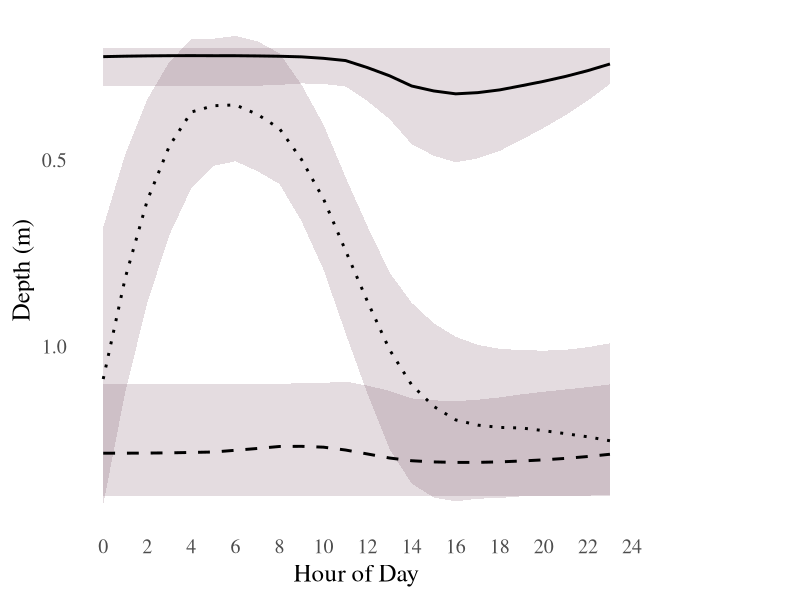

The R source for this figure: (Note: this script raises an error after producing the figure.)
# Load packages
library(dplyr)
library(lubridate)
library(tidyr)
library(ggplot2)

# Read data and preprocess
# CHANGE FILE TYPE BETWEEN NORWOOD OR BLUE RUIN
array <- read.csv("data/modif.data/logger.array/nor.unif.do.temp.set.depth.simulation.csv")
# array <- read.csv("data/modif.data/logger.array/br.unif.do.temp.set.depth.simulation.csv")
array <- array[, c(1:4)]
array$date.time <- ymd_hms(array$date.time)
array$hour <- hour(array$date.time)
array$date <- as.Date(array$date.time)

# Filter for a single day (e.g., August 1)
array$date.time <- ymd_hms(array$date.time, tz = "America/Los_Angeles")
day <- array[array$date.time >= "2021-08-01 00:00:00" & array$date.time < "2021-08-02 00:00:00", ]
day <- day %>% drop_na(depth)

# Unique depth and time values
di <- unique(day$depth)
ti <- unique(day$hour)

# Aggregate by hour and depth
dat <- setNames(data.frame(matrix(ncol = 4, nrow = 0)), c("hour", "depth", "temperature", "dissolved.oxygen"))
cntr <- 0
for (i in 1:length(di)) {
  dep <- di[i]
  match <- day[day$depth == dep, ]
  for (j in 1:length(ti)) {
    time <- ti[j]
    t.match <- match[match$hour == time, ]
    t <- round(mean(t.match$temperature, na.rm = TRUE), 1)
    do <- round(mean(t.match$dissolved.oxygen, na.rm = TRUE), 1)
    cntr <- cntr + 1
    dat[cntr, ] <- list(time, dep, t, do)
  }
}

# Drop any rows with NA values
dat <- na.omit(dat)

# Calculate temperature and DO factors
# For a given site and time window
t_min <- min(dat$temperature, na.rm = TRUE)
t_max <- max(dat$temperature, na.rm = TRUE)
do_min <- min(dat$dissolved.oxygen, na.rm = TRUE)
do_max <- max(dat$dissolved.oxygen, na.rm = TRUE)

t.fit <- lm(c(1, 0) ~ c(t_min, t_max)) # Lower temp = better (1), higher = worse (0)
do.fit <- lm(c(1, 0) ~ c(do_max, do_min))  # Higher DO = better (1), lower = worse (0)

t.cept <- t.fit$coef[1]
t.slope <- t.fit$coef[2]
do.cept <- do.fit$coef[1]
do.slope <- do.fit$coef[2]

dat$temp.fact <- round((t.slope * dat$temperature) + t.cept, 2)
dat$do.fact <- round((do.slope * dat$dissolved.oxygen) + do.cept, 2)

# Combined score: temp and DO
dat$WQI <- round(((dat$temp.fact * dat$do.fact)^0.5), 2)

# ---------------------------------------
# Function to stochastically sample depths
# ---------------------------------------
# Applies a sharpness exponent to favor higher-scoring depths
sample_depth <- function(slice, varname, reps = 100, sharpness = 4) {
  scores <- slice[[varname]]
  scores <- ifelse(is.na(scores), 0, scores)
  
  # Sharpen the contrast to bias selection toward higher scores
  scores <- scores^sharpness
  
  # Normalize to get a probability distribution
  probs <- scores / sum(scores, na.rm = TRUE)
  
  depths <- slice$depth
  sampled <- sample(depths, size = reps, replace = TRUE, prob = probs)
  return(sampled)
}

# ---------------------------------------
# Run stochastic simulation
# ---------------------------------------

set.seed(123)            # For reproducibility
reps <- 100000              # Number of replicates per hour per strategy
sharpness_value <- 20     # Adjust sharpness: higher = more biased

resamp_list <- list()    # Storage for all hourly samples

# Loop over each hour in the dataset
for (h in unique(dat$hour)) {
  slice <- dat[dat$hour == h, ]
  
  # Stochastically sample depths for each strategy
  t_samples   <- sample_depth(slice, "temp.fact", reps, sharpness = sharpness_value)
  do_samples  <- sample_depth(slice, "do.fact", reps, sharpness = sharpness_value)
  wqi_samples <- sample_depth(slice, "WQI", reps, sharpness = sharpness_value)
  
  # Combine into long-format dataframe
  resamp_list[[as.character(h)]] <- data.frame(
    Hour = h,
    Strategy = rep(c("Tmin", "DOmax", "TDObal"), each = reps),
    Depth = c(t_samples, do_samples, wqi_samples)
  )
}

# Combine all samples into one dataframe
depth_samples <- do.call(rbind, resamp_list)

# ---------------------------------------
# Summarize sampled depths: mean + 95% CI
# ---------------------------------------
library(dplyr)

depth_summary <- depth_samples %>%
  group_by(Hour, Strategy) %>%
  summarize(
    mean_depth = mean(Depth),
    lower = quantile(Depth, 0.10),
    upper = quantile(Depth, 0.90),
    .groups = "drop"
  )


# Function to smooth all three variables for each strategy
smooth_ci_loess <- function(df, span = 0.5) { #change span value to smooth
  df %>%
    group_by(Strategy) %>%
    arrange(Hour) %>%
    mutate(
      smooth_mean  = predict(loess(mean_depth ~ Hour, span = span)),
      smooth_lower = predict(loess(lower ~ Hour, span = span)),
      smooth_upper = predict(loess(upper ~ Hour, span = span))
    ) %>%
    ungroup()
}

# Apply smoothing
depth_summary_smooth <- smooth_ci_loess(depth_summary, span = 0.5) #change span value to smooth  

p <- ggplot(depth_summary_smooth, aes(x = Hour, linetype = Strategy)) +
  # Smoothed 95% confidence ribbon
  geom_ribbon(
    aes(ymin = smooth_lower, ymax = smooth_upper, group = Strategy),
    fill = "#7C5467", alpha = 0.2
  ) +
  
  # Smoothed mean line
  geom_line(aes(y = smooth_mean, color = Strategy), size = 1) +
  
  scale_y_reverse() +
  scale_x_continuous(breaks = seq(0, 24, 2)) +
  scale_linetype_manual(
    values = c("DOmax" = "solid", "TDObal" = "dotted", "Tmin" = "dashed")
  ) +
  scale_color_manual(
    values = c("DOmax" = "black", "TDObal" = "black", "Tmin" = "black"),
    guide = "none"  # Remove redundant legend
  ) +
  labs(
    x = "Hour of Day",
    y = "Depth (m)",
    linetype = "Strategy"
  ) +
  theme_minimal(base_size = 18) +
  theme(
    panel.grid = element_blank(),
    legend.key = element_blank(),
    text = element_text(family = "serif")
  )
print(p)

# CHANGE SAVE NAME BETWEEN NORWOOD AND BLUE RUIN
ggsave(p, filename = paste("results/figures/ibutton.simulation/nor.depth.selection.simulation.stochasticity.png"), width = 18, height = 10, units = "cm")


# Heatmap of DO by depth and hour
ggplot(day, aes(x = hour, y = depth, fill = dissolved.oxygen)) +
  geom_tile() +
  scale_y_reverse() +
  scale_fill_viridis_c() +
  labs(title = "DO (mg/L) by depth and hour")

ggplot(day, aes(x = hour, y = depth, fill = temperature)) +
  geom_tile() +
  scale_y_reverse() +
  scale_fill_viridis_c() +
  labs(title = "Temperature by depth and hour")
